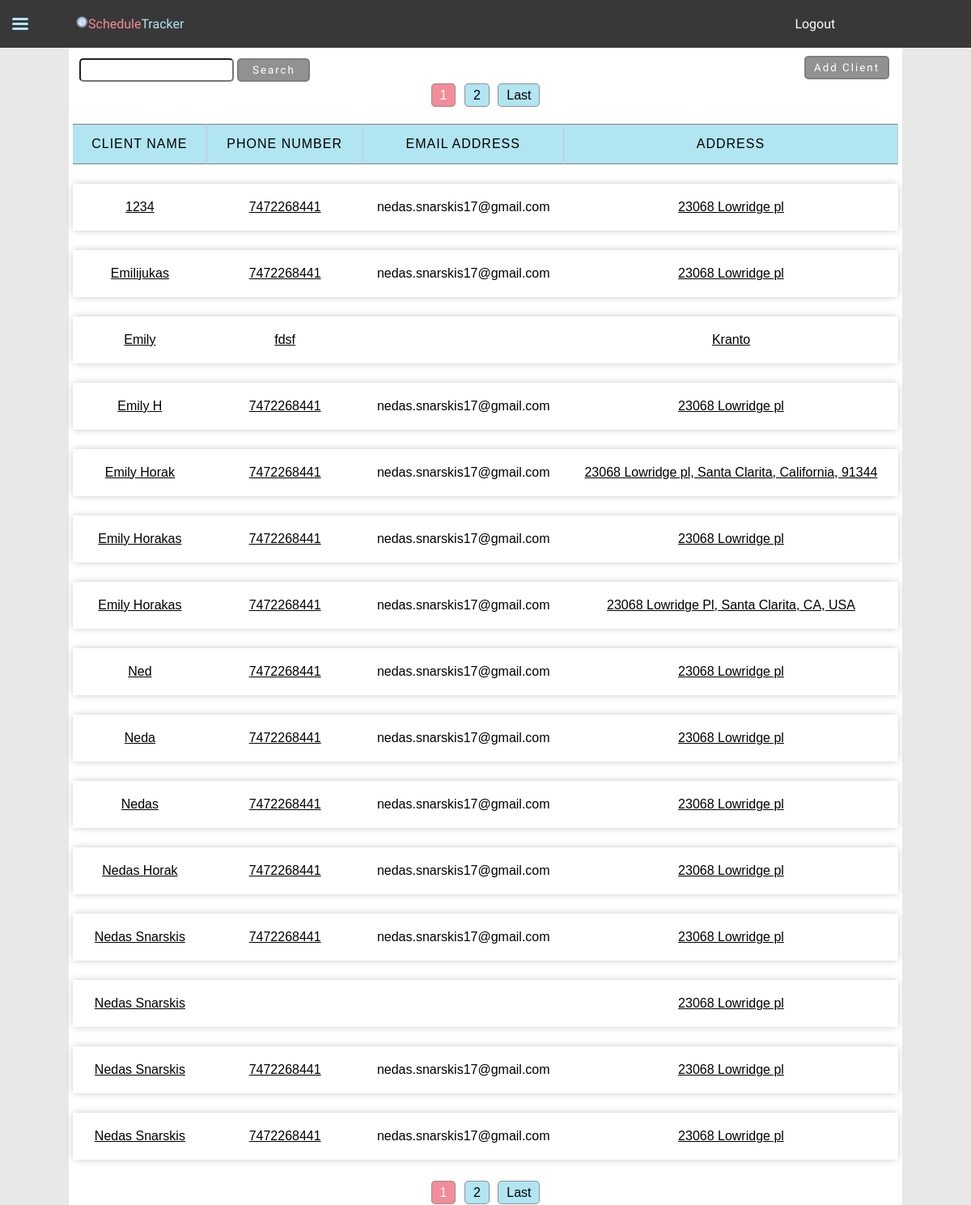
/clients/ (signed in), run on an earlier commit of the app's database.
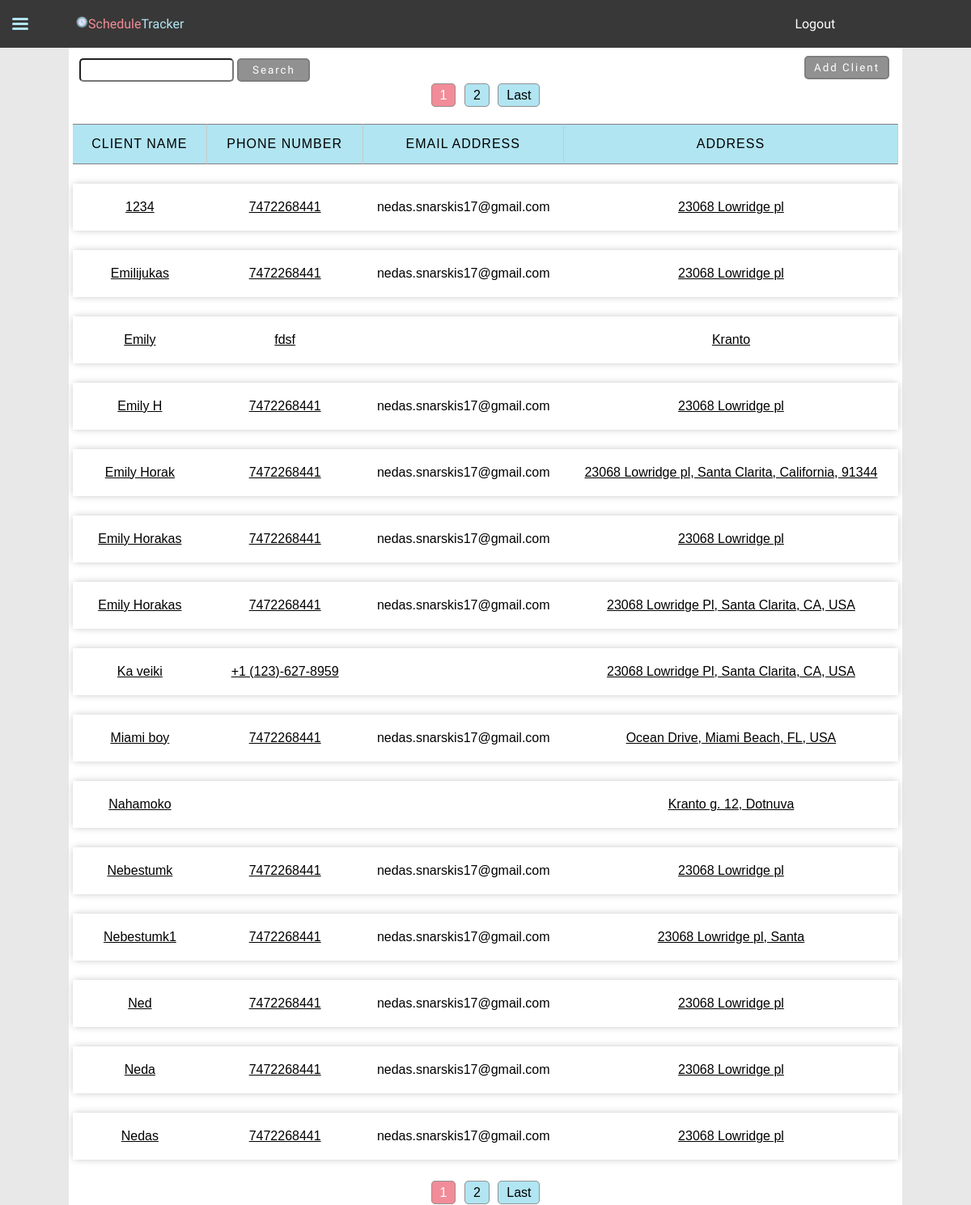
And on a later commit of the database.
### JobTrackingApp/models.py (models this page shows, shortened)
class Client(models.Model):
    user = models.ForeignKey(User, on_delete=models.CASCADE)
    name = models.CharField(max_length=30)
    address = models.CharField(max_length=60)
    phone_number = models.CharField(blank=True, max_length=30)
    email_address = models.EmailField(blank=True, max_length=30)

### JobTrackingApp/views.py (the view, shortened to what this page needs)
# urls.py: path("clients/", views.clients, name="clients"),
@login_required
def clients(request):
    clientList = Client.objects.filter(user=request.user).order_by("name")
    if request.method == "GET":
        form = ClientForm()
        searchForm = SearchForm(request.GET)
        if searchForm.is_valid():
            data = searchForm.cleaned_data
            query = data["query"]
            if query:
                clientList = clientList.filter(name__icontains=query)
    page_number = request.GET.get("page", 1)
    paginator = Paginator(clientList, 15)
    pageList = paginator.get_page(page_number)
    context = {
        "paginator": paginator,
        "page_obj": pageList,
        "form": form,
        "searchForm": searchForm,
        "is_paginated": True,
        "search": query,
    }
    return render(
        request,
        "JobTrackingApp/clients.html",
        context,
    )

### JobTrackingApp/forms.py (shortened to what this page needs)
class ClientForm(ModelForm):
    name = forms.CharField(
        error_messages={"invalid": "Client with the same name already exists"}
    )
    name.widget.attrs.update(
        {"placeholder": "required", "autocomplete": "new-password"}
    )
    address = forms.CharField()
    address.widget.attrs.update(
        {"autocomplete": "new-password", "placeholder": "required"}
    )
    phone_number = forms.RegexField(
        regex=r"^(\+?1?)\D*(\d{3})\D*(\d{3})\D*(\d{4})\D*$",
        error_messages={
            "invalid": "Phone number must be entered in the format: '+1-333-666-9999'. Up to 15 digits allowed.",
        },
        required=False,
        widget=forms.TextInput(
            attrs={
                "placeholder": "Example: +1-323-627-8956 (optional)",
                "autocomplete": "new-password",
            }
        ),
    )
    email_address = forms.EmailField(required=False)
    email_address.widget.attrs.update(
        {"placeholder": "optional", "autocomplete": "new-password"}
    )
    class Meta:
        model = Client
        fields = ["name", "address", "phone_number", "email_address"]

### JobTrackingApp/templates/JobTrackingApp/clients.html (shortened to what this page needs)
{% extends 'JobTrackingApp/base.html' %}
{% load static %}
{% block css %}
    <link rel="stylesheet" href="{% static 'css/clients.css' %}">
{% endblock css %}
{% block content %}
    <div class="features">
        <button class="addClient button"> Add Client </button>
    </div>
    <div class="search">
        <form class="searchForm" action='' method='GET'>
            {{ searchForm.query }}
            <input class="button" type="submit" value="Search">
        </form>
    </div>
    {% if is_paginated %}
    <div class="paginator">
        <a class="current-page-number">{{ page_obj.number }}</a>
        {% if page_obj.has_next %}
            <a href="?page={{ page_obj.next_page_number }}&query={{ search }}" class="page-number">{{ page_obj.next_page_number }}</a>
        {% endif %}
        {% if paginator.num_pages > page_obj.next_page_number %}
            <a href="?page={{ paginator.num_pages }}&query={{ search }}" class="page-number">Last</a>
        {% endif %}
    </div>
    {% endif %}
    <table id="clientsTable">
        {% if page_obj %}
            <tr class="table-header">
                <th> Client name</th>
                <th> Phone number</th>
                <th> Email address </th>
                <th> Address </th>
            </tr>
            {% for client in page_obj %}
                <tr class="table-row">
                    <td class"link"><a class="link" href="{% url 'client-detail' client.pk %}">{{ client.name }}</a></td>
                    <td><a href="tel:{{ client.phone_number }}"> {{ client.phone_number }} </a></td>
                    <td> {{ client.email_address }} </td>
                    <td><a href="https://www.google.com/maps/search/?api=1&query={{ client.address }}">{{ client.address }}</a></td>
                </tr>
            {% endfor %}
        {% else %}
            <p class="not-found"> Could not find any client. Try again </p>
        {% endif %}
    </table>
    {% if is_paginated %}
    <div class="paginator">
        <a class="current-page-number">{{ page_obj.number }}</a>
        {% if page_obj.has_next %}
            <a href="?page={{ page_obj.next_page_number }}&query={{ search }}" class="page-number">{{ page_obj.next_page_number }}</a>
        {% endif %}
        {% if paginator.num_pages > page_obj.next_page_number %}
            <a href="?page={{ paginator.num_pages }}&query={{ search }}" class="page-number">Last</a>
        {% endif %}
    </div>
    {% endif %}
{% endblock content %}

What changed in the data, as far as the page shows it:
no longer on this page (row unchanged): Client: name "Nedas Horak", phone_number "7472268441", email_address "nedas.snarskis17@gmail.com", address "23068 Lowridge pl"
no longer on this page (row unchanged): Client: name "Nedas Snarskis", phone_number "7472268441", email_address "nedas.snarskis17@gmail.com", address "23068 Lowridge pl"
no longer on this page (row unchanged): Client: name "Nedas Snarskis", address "23068 Lowridge pl"
no longer on this page (row unchanged): Client: name "Nedas Snarskis", phone_number "7472268441", email_address "nedas.snarskis17@gmail.com", address "23068 Lowridge pl"
no longer on this page (row unchanged): Client: name "Nedas Snarskis", phone_number "7472268441", email_address "nedas.snarskis17@gmail.com", address "23068 Lowridge pl"
added Client: name "Ka veiki", phone_number "+1 (123)-627-8959", address "23068 Lowridge Pl, Santa Clarita, CA, USA"
added Client: name "Miami boy", phone_number "7472268441", email_address "nedas.snarskis17@gmail.com", address "Ocean Drive, Miami Beach, FL, USA"
added Client: name "Nahamoko", address "Kranto g. 12, Dotnuva"
added Client: name "Nebestumk", phone_number "7472268441", email_address "nedas.snarskis17@gmail.com", address "23068 Lowridge pl"
added Client: name "Nebestumk1", phone_number "7472268441", email_address "nedas.snarskis17@gmail.com", address "23068 Lowridge pl, Santa"
